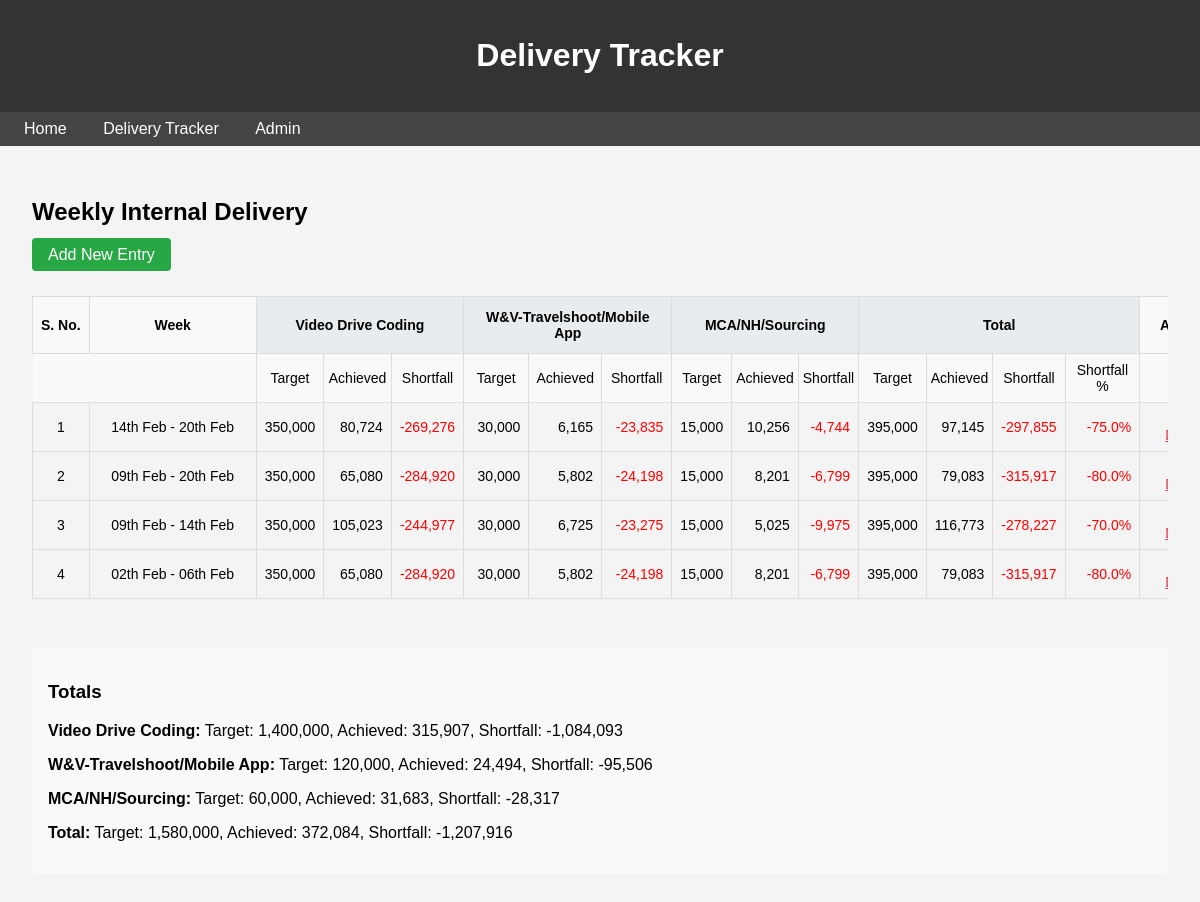
/tracker/, run on the app's committed database.
### tracker/models.py (models this page shows, shortened)
class WeeklyDelivery(models.Model):
    start_date = models.DateField(default=date.today, help_text="Start date of the week (Monday)")
    end_date = models.DateField(default=date.today, help_text="End date of the week (Friday)")
    video_drive_target = models.IntegerField(default=0)
    video_drive_achieved = models.IntegerField(default=0)
    video_drive_shortfall = models.IntegerField(default=0)
    travel_mobile_target = models.IntegerField(default=0)
    travel_mobile_achieved = models.IntegerField(default=0)
    travel_mobile_shortfall = models.IntegerField(default=0)
    mca_sourcing_target = models.IntegerField(default=0)
    mca_sourcing_achieved = models.IntegerField(default=0)
    mca_sourcing_shortfall = models.IntegerField(default=0)
    total_target = models.IntegerField(default=0)
    total_achieved = models.IntegerField(default=0)
    total_shortfall = models.IntegerField(default=0)
    shortfall_percentage = models.FloatField(default=0.0, help_text="Shortfall percentage, e.g., -80")
    @property
    def week_display(self):
        return f"{self.start_date.strftime('%dth %b')} - {self.end_date.strftime('%dth %b')}"
    class Meta:
        ordering = ['-start_date']  # Most recent first

### tracker/views.py (the view)
# urls.py: path('', views.DeliveryListView.as_view(), name='delivery_list'),
class DeliveryListView(ListView):
    model = WeeklyDelivery
    template_name = 'tracker/delivery_list.html'
    context_object_name = 'deliveries'
    def get_context_data(self, **kwargs):
        context = super().get_context_data(**kwargs)
        totals = WeeklyDelivery.objects.aggregate(
            video_drive_target=Sum('video_drive_target'),
            video_drive_achieved=Sum('video_drive_achieved'),
            video_drive_shortfall=Sum('video_drive_shortfall'),
            travel_mobile_target=Sum('travel_mobile_target'),
            travel_mobile_achieved=Sum('travel_mobile_achieved'),
            travel_mobile_shortfall=Sum('travel_mobile_shortfall'),
            mca_sourcing_target=Sum('mca_sourcing_target'),
            mca_sourcing_achieved=Sum('mca_sourcing_achieved'),
            mca_sourcing_shortfall=Sum('mca_sourcing_shortfall'),
            total_target=Sum('total_target'),
            total_achieved=Sum('total_achieved'),
            total_shortfall=Sum('total_shortfall'),
        )
        context['totals'] = totals
        return context

### tracker/templates/tracker/delivery_list.html (shortened to what this page needs)
{% extends 'pages/base.html' %}
{% load humanize %}
{% block content %}
<h2>Weekly Internal Delivery</h2>
<div style="margin-bottom: 2rem;">
    <a href="{% url 'delivery_create' %}" style="background-color: #28a745; color: white; padding: 0.5rem 1rem; text-decoration: none; border-radius: 4px;">Add New Entry</a>
</div>
<div style="width: 100%; overflow-x: auto; margin: 1rem 0;">
    <table style="width: 100%; min-width: 1200px; border-collapse: collapse; margin-bottom: 2rem; font-size: 0.875rem;">
        <thead>
            <tr style="background-color: #f8f9fa;">
                <th style="border: 1px solid #ddd; padding: 12px 8px; text-align: center; font-weight: 600; white-space: nowrap;">S. No.</th>
                <th style="border: 1px solid #ddd; padding: 12px 8px; text-align: center; font-weight: 600; white-space: nowrap; min-width: 150px;">Week</th>
                <th colspan="3" style="border: 1px solid #ddd; padding: 12px 8px; text-align: center; font-weight: 600; background-color: #e9ecef;">Video Drive Coding</th>
                <th colspan="3" style="border: 1px solid #ddd; padding: 12px 8px; text-align: center; font-weight: 600; background-color: #e9ecef;">W&V-Travelshoot/Mobile App</th>
                <th colspan="3" style="border: 1px solid #ddd; padding: 12px 8px; text-align: center; font-weight: 600; background-color: #e9ecef;">MCA/NH/Sourcing</th>
                <th colspan="4" style="border: 1px solid #ddd; padding: 12px 8px; text-align: center; font-weight: 600; background-color: #e9ecef;">Total</th>
                <th style="border: 1px solid #ddd; padding: 12px 8px; text-align: center; font-weight: 600; white-space: nowrap;">Actions</th>
            </tr>
            <tr style="background-color: #f8f9fa;">
                <th></th>
                <th></th>
                <th style="border: 1px solid #ddd; padding: 8px 4px; font-weight: 500;">Target</th>
                <th style="border: 1px solid #ddd; padding: 8px 4px; font-weight: 500;">Achieved</th>
                <th style="border: 1px solid #ddd; padding: 8px 4px; font-weight: 500;">Shortfall</th>
                <th style="border: 1px solid #ddd; padding: 8px 4px; font-weight: 500;">Target</th>
                <th style="border: 1px solid #ddd; padding: 8px 4px; font-weight: 500;">Achieved</th>
                <th style="border: 1px solid #ddd; padding: 8px 4px; font-weight: 500;">Shortfall</th>
                <th style="border: 1px solid #ddd; padding: 8px 4px; font-weight: 500;">Target</th>
                <th style="border: 1px solid #ddd; padding: 8px 4px; font-weight: 500;">Achieved</th>
                <th style="border: 1px solid #ddd; padding: 8px 4px; font-weight: 500;">Shortfall</th>
                <th style="border: 1px solid #ddd; padding: 8px 4px; font-weight: 500;">Target</th>
                <th style="border: 1px solid #ddd; padding: 8px 4px; font-weight: 500;">Achieved</th>
                <th style="border: 1px solid #ddd; padding: 8px 4px; font-weight: 500;">Shortfall</th>
                <th style="border: 1px solid #ddd; padding: 8px 4px; font-weight: 500;">Shortfall %</th>
                <th></th>
            </tr>
        </thead>
        <tbody>
            {% for delivery in deliveries %}
            <tr>
                <td style="border: 1px solid #ddd; padding: 8px; text-align: center;">{{ forloop.counter }}</td>
                <td style="border: 1px solid #ddd; padding: 8px; text-align: center;">{{ delivery.week_display }}</td>
                <td style="border: 1px solid #ddd; padding: 8px; text-align: right;">{{ delivery.video_drive_target|floatformat:0|intcomma }}</td>
                <td style="border: 1px solid #ddd; padding: 8px; text-align: right;">{{ delivery.video_drive_achieved|floatformat:0|intcomma }}</td>
                <td style="border: 1px solid #ddd; padding: 8px; text-align: right; color: red;">{{ delivery.video_drive_shortfall|floatformat:0|intcomma }}</td>
                <td style="border: 1px solid #ddd; padding: 8px; text-align: right;">{{ delivery.travel_mobile_target|floatformat:0|intcomma }}</td>
                <td style="border: 1px solid #ddd; padding: 8px; text-align: right;">{{ delivery.travel_mobile_achieved|floatformat:0|intcomma }}</td>
                <td style="border: 1px solid #ddd; padding: 8px; text-align: right; color: red;">{{ delivery.travel_mobile_shortfall|floatformat:0|intcomma }}</td>
                <td style="border: 1px solid #ddd; padding: 8px; text-align: right;">{{ delivery.mca_sourcing_target|floatformat:0|intcomma }}</td>
                <td style="border: 1px solid #ddd; padding: 8px; text-align: right;">{{ delivery.mca_sourcing_achieved|floatformat:0|intcomma }}</td>
                <td style="border: 1px solid #ddd; padding: 8px; text-align: right; color: red;">{{ delivery.mca_sourcing_shortfall|floatformat:0|intcomma }}</td>
                <td style="border: 1px solid #ddd; padding: 8px; text-align: right;">{{ delivery.total_target|floatformat:0|intcomma }}</td>
                <td style="border: 1px solid #ddd; padding: 8px; text-align: right;">{{ delivery.total_achieved|floatformat:0|intcomma }}</td>
                <td style="border: 1px solid #ddd; padding: 8px; text-align: right; color: red;">{{ delivery.total_shortfall|floatformat:0|intcomma }}</td>
                <td style="border: 1px solid #ddd; padding: 8px; text-align: right; color: red;">{{ delivery.shortfall_percentage }}%</td>
                <td style="border: 1px solid #ddd; padding: 8px; text-align: center;">
                    <a href="{% url 'delivery_delete' delivery.pk %}" style="color: #dc3545;" onclick="return confirm('Are you sure you want to delete this entry?')">Delete</a>
                </td>
            </tr>
            {% empty %}
            <tr>
                <td colspan="17" style="border: 1px solid #ddd; padding: 8px; text-align: center;">No delivery data available.</td>
            </tr>
            {% endfor %}
        </tbody>
    </table>
</div>
{% if deliveries %}
<div style="background-color: #f8f9fa; padding: 1rem; border-radius: 4px;">
    <h3>Totals</h3>
    <p><strong>Video Drive Coding:</strong> Target: {{ totals.video_drive_target|default:0|floatformat:0|intcomma }}, Achieved: {{ totals.video_drive_achieved|default:0|floatformat:0|intcomma }}, Shortfall: {{ totals.video_drive_shortfall|default:0|floatformat:0|intcomma }}</p>
    <p><strong>W&V-Travelshoot/Mobile App:</strong> Target: {{ totals.travel_mobile_target|default:0|floatformat:0|intcomma }}, Achieved: {{ totals.travel_mobile_achieved|default:0|floatformat:0|intcomma }}, Shortfall: {{ totals.travel_mobile_shortfall|default:0|floatformat:0|intcomma }}</p>
    <p><strong>MCA/NH/Sourcing:</strong> Target: {{ totals.mca_sourcing_target|default:0|floatformat:0|intcomma }}, Achieved: {{ totals.mca_sourcing_achieved|default:0|floatformat:0|intcomma }}, Shortfall: {{ totals.mca_sourcing_shortfall|default:0|floatformat:0|intcomma }}</p>
    <p><strong>Total:</strong> Target: {{ totals.total_target|default:0|floatformat:0|intcomma }}, Achieved: {{ totals.total_achieved|default:0|floatformat:0|intcomma }}, Shortfall: {{ totals.total_shortfall|default:0|floatformat:0|intcomma }}</p>
</div>
{% endif %}
{% endblock %}

### pages/templates/pages/base.html (shortened to what this page needs)
<!DOCTYPE html>
<html lang="en">
<head>
</head>
<body>
    <header>
        <h1>Delivery Tracker</h1>
    </header>
    <nav>
        <a href="/">Home</a>
        <a href="/tracker/">Delivery Tracker</a>
        <a href="/admin/">Admin</a>
    </nav>
    <main>
        {% block content %}{% endblock %}
    </main>
</body>
</html>

### pages/templates/pages/base.html (style rules this page uses)
body { font-family: Arial, sans-serif; margin: 0; padding: 0; background-color: #f4f4f4; }
header { background-color: #333; color: white; padding: 1rem; text-align: center; }
nav { background-color: #444; padding: 0.5rem; }
nav a { color: white; margin: 0 1rem; text-decoration: none; }
main { padding: 2rem; max-width: 1200px; margin: 0 auto; }

### data on the page
WeeklyDelivery: week_display "14th Feb - 20th Feb", video_drive_target "350,000", video_drive_achieved "80,724", video_drive_shortfall "-269,276", travel_mobile_target "30,000", travel_mobile_achieved "6,165", travel_mobile_shortfall "-23,835", mca_sourcing_target "15,000", mca_sourcing_achieved "10,256", mca_sourcing_shortfall "-4,744", total_target "395,000", total_achieved "97,145", total_shortfall "-297,855", shortfall_percentage "-75.0"
WeeklyDelivery: week_display "09th Feb - 20th Feb", video_drive_target "350,000", video_drive_achieved "65,080", video_drive_shortfall "-284,920", travel_mobile_target "30,000", travel_mobile_achieved "5,802", travel_mobile_shortfall "-24,198", mca_sourcing_target "15,000", mca_sourcing_achieved "8,201", mca_sourcing_shortfall "-6,799", total_target "395,000", total_achieved "79,083", total_shortfall "-315,917", shortfall_percentage "-80.0"
WeeklyDelivery: week_display "09th Feb - 14th Feb", video_drive_target "350,000", video_drive_achieved "105,023", video_drive_shortfall "-244,977", travel_mobile_target "30,000", travel_mobile_achieved "6,725", travel_mobile_shortfall "-23,275", mca_sourcing_target "15,000", mca_sourcing_achieved "5,025", mca_sourcing_shortfall "-9,975", total_target "395,000", total_achieved "116,773", total_shortfall "-278,227", shortfall_percentage "-70.0"
WeeklyDelivery: week_display "02th Feb - 06th Feb", video_drive_target "350,000", video_drive_achieved "65,080", video_drive_shortfall "-284,920", travel_mobile_target "30,000", travel_mobile_achieved "5,802", travel_mobile_shortfall "-24,198", mca_sourcing_target "15,000", mca_sourcing_achieved "8,201", mca_sourcing_shortfall "-6,799", total_target "395,000", total_achieved "79,083", total_shortfall "-315,917", shortfall_percentage "-80.0"

### other printed values
{{ totals.video_drive_target|default:0|floatformat:0|intcomma }} "1,400,000"
{{ totals.video_drive_achieved|default:0|floatformat:0|intcomma }} "315,907"
{{ totals.video_drive_shortfall|default:0|floatformat:0|intcomma }} "-1,084,093"
{{ totals.travel_mobile_target|default:0|floatformat:0|intcomma }} "120,000"
{{ totals.travel_mobile_achieved|default:0|floatformat:0|intcomma }} "24,494"
{{ totals.travel_mobile_shortfall|default:0|floatformat:0|intcomma }} "-95,506"
{{ totals.mca_sourcing_target|default:0|floatformat:0|intcomma }} "60,000"
{{ totals.mca_sourcing_achieved|default:0|floatformat:0|intcomma }} "31,683"
{{ totals.mca_sourcing_shortfall|default:0|floatformat:0|intcomma }} "-28,317"
{{ totals.total_target|default:0|floatformat:0|intcomma }} "1,580,000"
{{ totals.total_achieved|default:0|floatformat:0|intcomma }} "372,084"
{{ totals.total_shortfall|default:0|floatformat:0|intcomma }} "-1,207,916"
